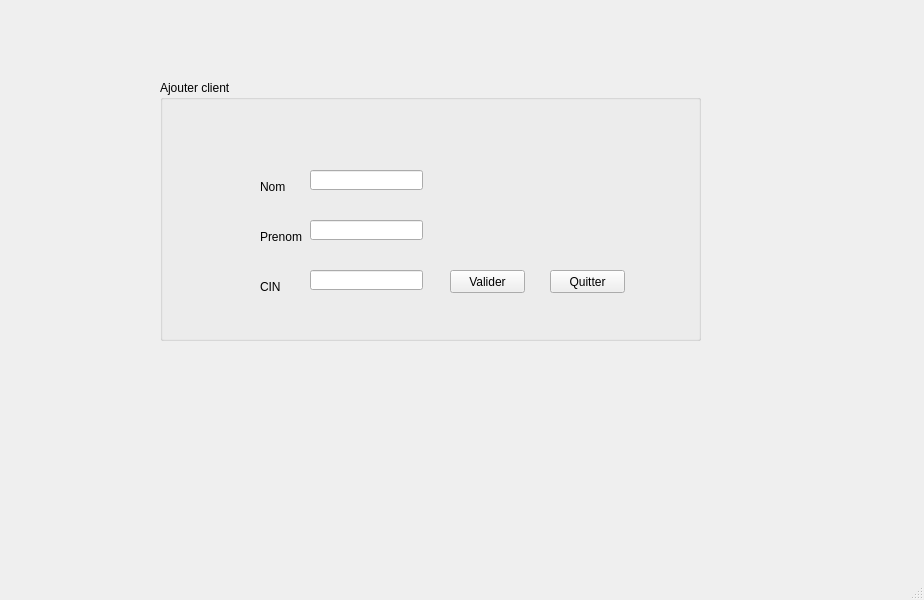
<?xml version="1.0" encoding="UTF-8"?>
<ui version="4.0">
 <class>MainWindow</class>
 <widget class="QMainWindow" name="MainWindow">
  <property name="geometry">
   <rect>
    <x>0</x>
    <y>0</y>
    <width>924</width>
    <height>600</height>
   </rect>
  </property>
  <property name="windowTitle">
   <string>Gestion des clients</string>
  </property>
  <widget class="QWidget" name="centralwidget">
   <widget class="QGroupBox" name="groupBox">
    <property name="geometry">
     <rect>
      <x>160</x>
      <y>80</y>
      <width>541</width>
      <height>261</height>
     </rect>
    </property>
    <property name="title">
     <string>Ajouter client</string>
    </property>
    <widget class="QLabel" name="label">
     <property name="geometry">
      <rect>
       <x>100</x>
       <y>100</y>
       <width>47</width>
       <height>13</height>
      </rect>
     </property>
     <property name="text">
      <string>Nom</string>
     </property>
     <property name="alignment">
      <set>Qt::AlignLeading|Qt::AlignLeft|Qt::AlignVCenter</set>
     </property>
    </widget>
    <widget class="QLabel" name="label_2">
     <property name="geometry">
      <rect>
       <x>100</x>
       <y>150</y>
       <width>47</width>
       <height>13</height>
      </rect>
     </property>
     <property name="text">
      <string>Prenom</string>
     </property>
     <property name="alignment">
      <set>Qt::AlignLeading|Qt::AlignLeft|Qt::AlignVCenter</set>
     </property>
    </widget>
    <widget class="QLabel" name="label_3">
     <property name="geometry">
      <rect>
       <x>100</x>
       <y>200</y>
       <width>47</width>
       <height>13</height>
      </rect>
     </property>
     <property name="text">
      <string>CIN</string>
     </property>
     <property name="alignment">
      <set>Qt::AlignLeading|Qt::AlignLeft|Qt::AlignVCenter</set>
     </property>
    </widget>
    <widget class="QLineEdit" name="lineEditNom">
     <property name="geometry">
      <rect>
       <x>150</x>
       <y>90</y>
       <width>113</width>
       <height>20</height>
      </rect>
     </property>
    </widget>
    <widget class="QLineEdit" name="lineEditPrenom">
     <property name="geometry">
      <rect>
       <x>150</x>
       <y>140</y>
       <width>113</width>
       <height>20</height>
      </rect>
     </property>
    </widget>
    <widget class="QLineEdit" name="lineEditCin">
     <property name="geometry">
      <rect>
       <x>150</x>
       <y>190</y>
       <width>113</width>
       <height>20</height>
      </rect>
     </property>
    </widget>
    <widget class="QPushButton" name="pushButton">
     <property name="geometry">
      <rect>
       <x>290</x>
       <y>190</y>
       <width>75</width>
       <height>23</height>
      </rect>
     </property>
     <property name="text">
      <string>Valider</string>
     </property>
    </widget>
    <widget class="QPushButton" name="pushButton_2">
     <property name="geometry">
      <rect>
       <x>390</x>
       <y>190</y>
       <width>75</width>
       <height>23</height>
      </rect>
     </property>
     <property name="text">
      <string>Quitter</string>
     </property>
    </widget>
   </widget>
  </widget>
  <widget class="QMenuBar" name="menubar">
   <property name="geometry">
    <rect>
     <x>0</x>
     <y>0</y>
     <width>924</width>
     <height>21</height>
    </rect>
   </property>
  </widget>
  <widget class="QStatusBar" name="statusbar"/>
 </widget>
 <resources/>
 <connections/>
</ui>
